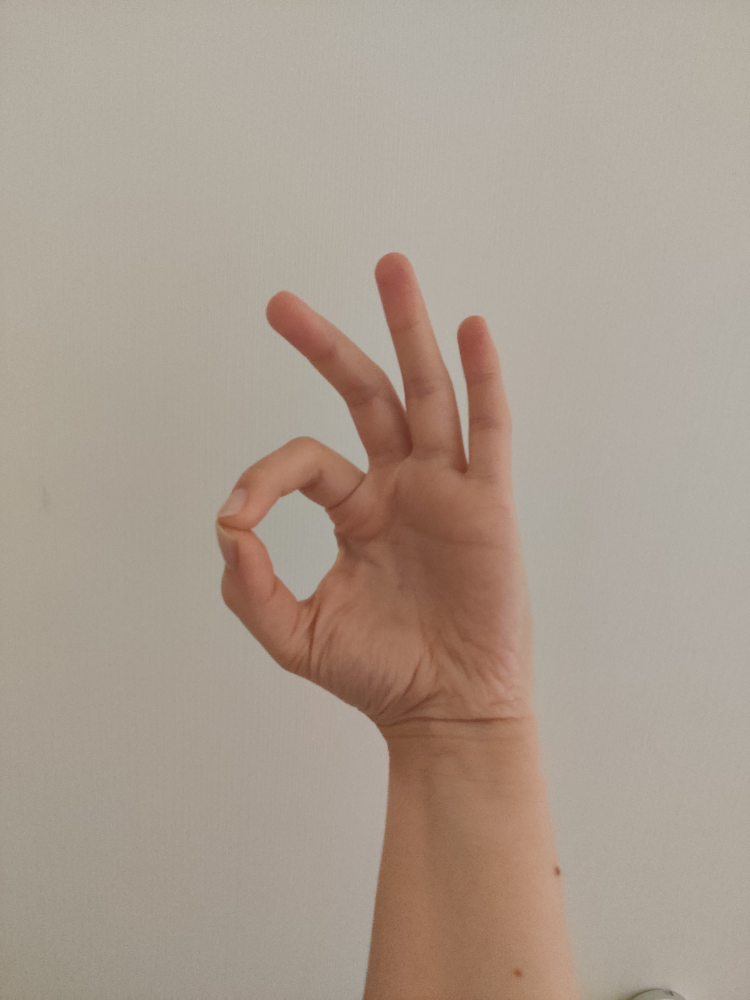
#> input picture My_Images/Original/img (1).jpg, 3000 x 4000 px, given as the content of the folder E:/Lucru/ANUL I MASTER/Semestrul 2/TAKAI/Laborator/Images/0, which was not available (shown at 1/4 size)
$ jupyter execute --allow-errors sign_recon2.ipynb   (text cells are left out)
#> lines starting #> are read from the running program, lines starting #| are printed output that depends on the picture; after the words box and inside, x2 and y2 are one past the last pixel; in counts of white or black regions, pixels touching at a corner belong together; pictures that were not available may be replaced by others from this repository, and a replacement may not be noted
[cell 1]
import glob
import cv2
import random as random
import numpy as np
import matplotlib.pyplot as plt

[cell 2]
base_path = "E:/Lucru/ANUL I MASTER/Semestrul 2/TAKAI/Laborator/Images/"

image_path_by_class = []

for i in range(4):
    c_p = base_path + str(i) + "/" + "*.jpg"
    image_path_by_class.append(glob.glob(c_p))

# print(image_path_by_class)

#> (the rest of this cell did not finish here and is left out)

[cell 3]
# random.seed(42)
#amestecam baza de date
for a in image_path_by_class:

  # random.shuffle(a, lambda: .5)
  random.Random(42).shuffle(a)
  # print(a)
# print(image_path_by_class)

#> (the rest of this cell did not finish here and is left out)

[cell 4]
train_path = []
test_path = []

for a in image_path_by_class:
    clasa_t = []
    clasa_v = []
    for index, elem in enumerate(a):
        # print(index, elem)
        if(index < 7):
            clasa_t.append(elem)
        else:
            clasa_v.append(elem)
    train_path.append(clasa_t)
    test_path.append(clasa_v)

print(len(train_path[0]), len(test_path[0]))
# print("----------")
print(test_path)

[cell 5]
train = []
test = []

for cls in train_path:
    images = []
    for elem in cls:
        img = cv2.imread(elem)
#> img is the input picture: shape (4000, 3000, 3); mean B, G, R 143.1, 156.1, 170.5
        img = cv2.cvtColor(img, cv2.COLOR_BGR2RGB)
        images.append(img)
    train.append(images)

for cls in test_path:
    images = []
#> images = []
    for elem in cls:
        img = cv2.imread(elem)
        img = cv2.cvtColor(img, cv2.COLOR_BGR2RGB)
        images.append(img)
    test.append(images)

[cell 6]
plt.figure()
plt.subplot(1,2,1)
plt.imshow(train[2][0])
plt.title("Train 0 din clasa 2")
plt.subplot(1,2,2)
#> (the rest of this cell did not finish here and is left out)

#> (a cell that did not finish here is left out)

#> (a cell that did not finish here is left out)

[cell 9]
test_cls = 2
train_img = 5
test_img = 2

plt.figure()
plt.subplot(1,2,1)
#> (the rest of this cell did not finish here and is left out)

[cell 10]
color = ('b','g','r')
#> (the rest of this cell did not finish here and is left out)

[cell 11]
train_gray = []
test_gray = []
for cls in train:
    tmp = []
    for img in cls:
        mean_img = np.mean((img[:,:,0], img[:,:,1]),axis=0)
        tmp.append(mean_img)
    train_gray.append(tmp)

for cls in test:
    tmp = []
    for img in cls:
        mean_img = np.mean((img[:,:,0], img[:,:,1]),axis=0)
        tmp.append(mean_img)
    test_gray.append(tmp)
#> this loop made 4 passes
#> after the loop, test_gray = [[], [], [], []]

plt.figure()
#> (the rest of this cell did not finish here and is left out)

[cell 12]
#incercam sa obtinem o masca pentru mana
#de aici faceti voi multe for-uri
img = train_gray[0][0]
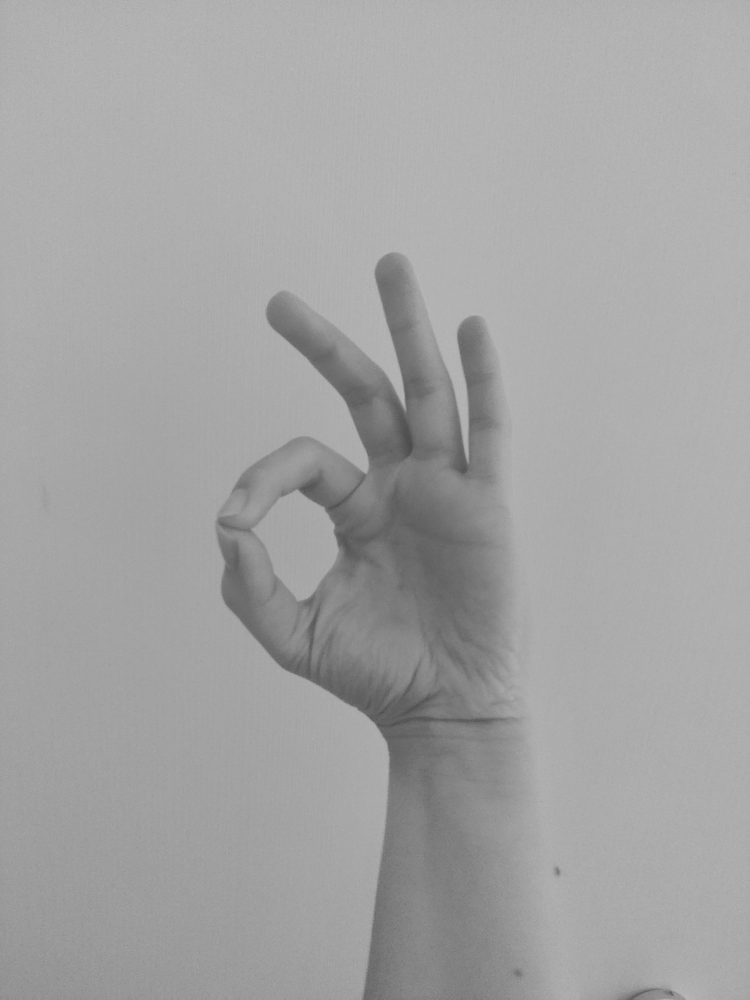
#> img: shape (4000, 3000) float64 (shown at 1/4 size); min 63.5, max 200.5, mean 163.3

#prima oara trebuie neaparat un blur
kernel = np.ones((5,5),np.float32)/25
img = cv2.filter2D(img,-1,kernel)

# th = cv2.adaptiveThreshold(img,255,cv2.ADAPTIVE_THRESH_MEAN_C, cv2.THRESH_BINARY, 11, 2)#meh
ret,th = cv2.threshold(img,130,255,cv2.THRESH_BINARY)
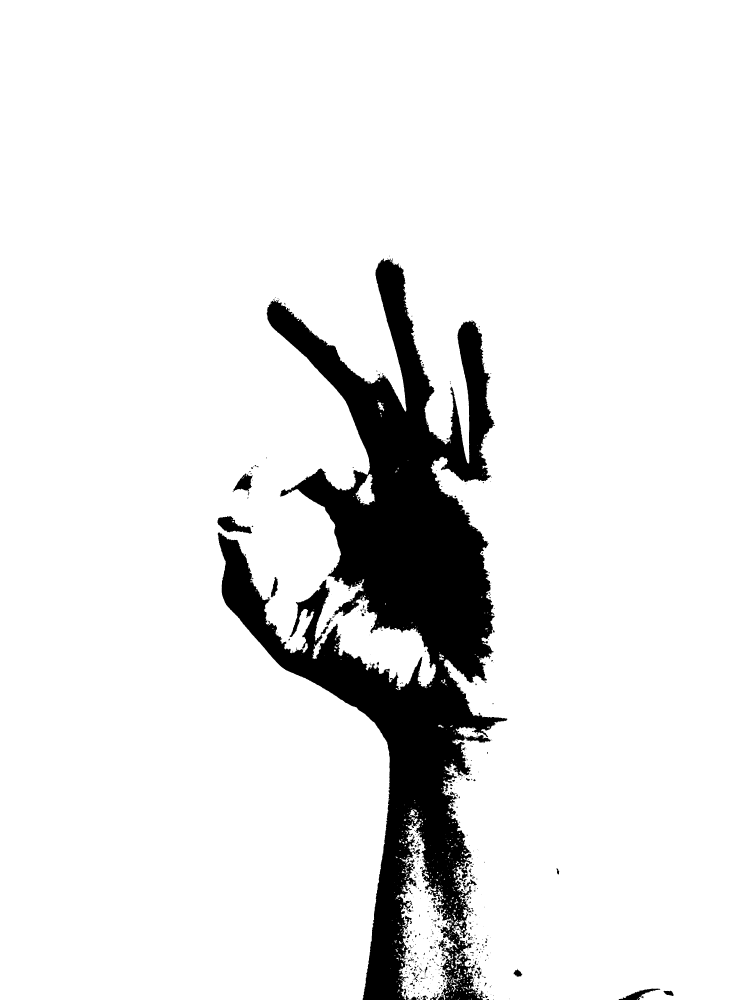
#> th: shape (4000, 3000) float64 (shown at 1/4 size); 90.5% white; 699 black regions (525 under 20 px), largest, box (x1, y1, x2, y2) and area: (871, 1033, 2030, 4000) 1117904, (870, 2065, 1008, 2135) 4914, (934, 1894, 1011, 1964) 2982
plt.figure()
plt.imshow(th, cmap="gray")

[cell 13]
img = train[0][0]

# kernel = np.ones((5,5),np.float32)/25
# img = cv2.filter2D(img,-1,kernel)
kernel = np.ones((7,7),np.uint8)

edges = cv2.Canny(img,30,50)
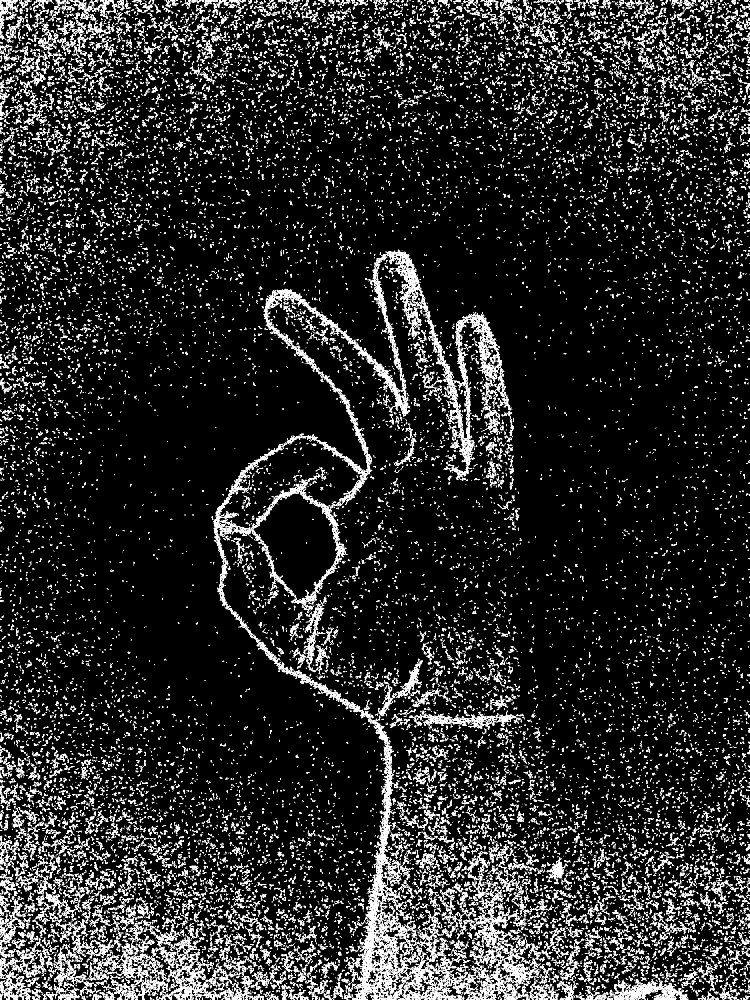
#> edges: shape (4000, 3000) (shown at 1/4 size); 5.3% white in thin lines or dots
edges = cv2.morphologyEx(edges, cv2.MORPH_CLOSE, kernel)
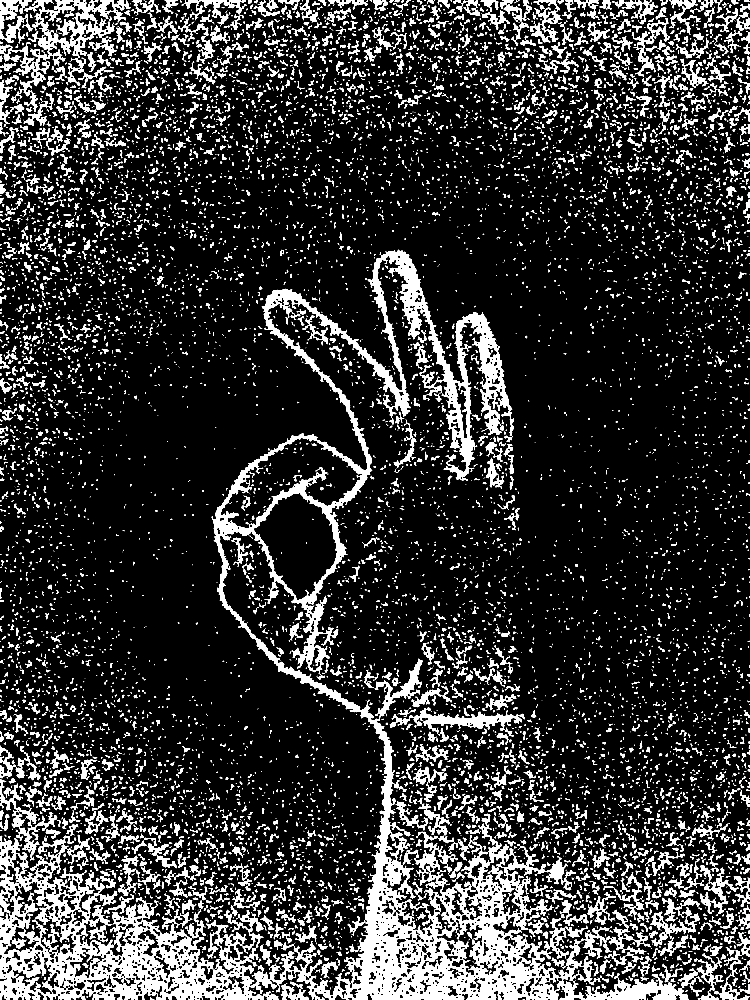
#> edges: shape (4000, 3000) (shown at 1/4 size); 14.1% white; 10328 white regions (4342 under 20 px), largest, box (x1, y1, x2, y2) and area: (0, 999, 2753, 4000) 742443, (47, 0, 521, 447) 38868, (1559, 2830, 2098, 2924) 15481


plt.figure()
plt.subplot(1,2,1)
plt.imshow(img, cmap="gray")
plt.title("Original")
plt.subplot(1,2,2)
plt.imshow(edges, cmap="gray")
plt.title("Edges")

[cell 14]
def condition(img):
    R,G,B = np.split(img,indices_or_sections=3, axis=2)
    C1 = (R> 95) & (G>40) & (B>20) # nuantele generale de piele
    # compoenentele r,g,b nu trebuie sa fie prea aproape unul de altul => eliminam griurile
    C2 = ((np.vstack([R,G,B]).max(axis=0) - np.vstack([R,G,B]).min(axis=0) > 15))
    # componentele rosu si verde sa nu fie prea apropiate intre ele
    C3 = (np.abs(R-G) > 15)
    # cea mai puternica nuanta trebuie sa fie rosu fiind piele
    C4 = (R>G)&(R>B)

    # restul sunt conditii de iluminant
    C5 = (R>220) & (G>210) & (B>170)
    C6 = (np.abs(R-G) <= 15)
    C7 = (R>B) & (G>B)
    # combinam toate conditiile
    cond1 = (C1 * C2 * C3 * C4) + (C4 * C5 * C6 * C7)
    cond1[cond1 > 1] = 1 # vrem ca 1+1 sa dea 1 nu 2
    return cond1

[cell 15]
mask = []
#> (the rest of this cell did not finish here and is left out)

[cell 16]
from skimage.morphology import skeletonize

#> (the rest of this cell did not finish here and is left out)

[cell 17]
masked_images = []
for idx_cls, m in enumerate(mask):
  masked_images.append([])
  for idx_im, mas in enumerate(m):
    # gasim punctele din imagine care definesc conturul mainii
    contours, hierarchy = cv2.findContours(mas.astype(np.uint8), cv2.RETR_TREE, cv2.CHAIN_APPROX_SIMPLE)
    img_copy = train[0][1].copy()
    # cv2.drawContours(img_copy, contours[3], -1, (0,255,0), 3)
    # plt.figure(figsize=(10,20))
    # plt.imshow(img_copy)


    # bazandu-ne pe contururi cautam bounding box-ul cu cea mai mare arie
    dreptunghi = None
    maxArea = 0
    indice = 0
    for i,cont in enumerate(contours):
      tmp = cv2.boundingRect(cont)
      if maxArea < tmp[2] * tmp[3]:
        maxArea = tmp[2] * tmp[3]
        dreptunghi = tmp
        indice = i

    dr = dreptunghi
    cv2.rectangle(img_copy,(dr[0],dr[1]),(dr[0]+dr[2],dr[1]+dr[3]),(0,255,0),2)

    img_copy = img_copy[dreptunghi[1]:dreptunghi[1]+dreptunghi[3],dreptunghi[0]:dreptunghi[0] + dreptunghi[2]]
    mas = mas[dreptunghi[1]:dreptunghi[1]+dreptunghi[3],dreptunghi[0]:dreptunghi[0] + dreptunghi[2]]

    img_copy[mas==0] = 0
    masked_images[idx_cls].append(img_copy)

plt.figure(figsize=(10,20))
#> (the rest of this cell did not finish here and is left out)
